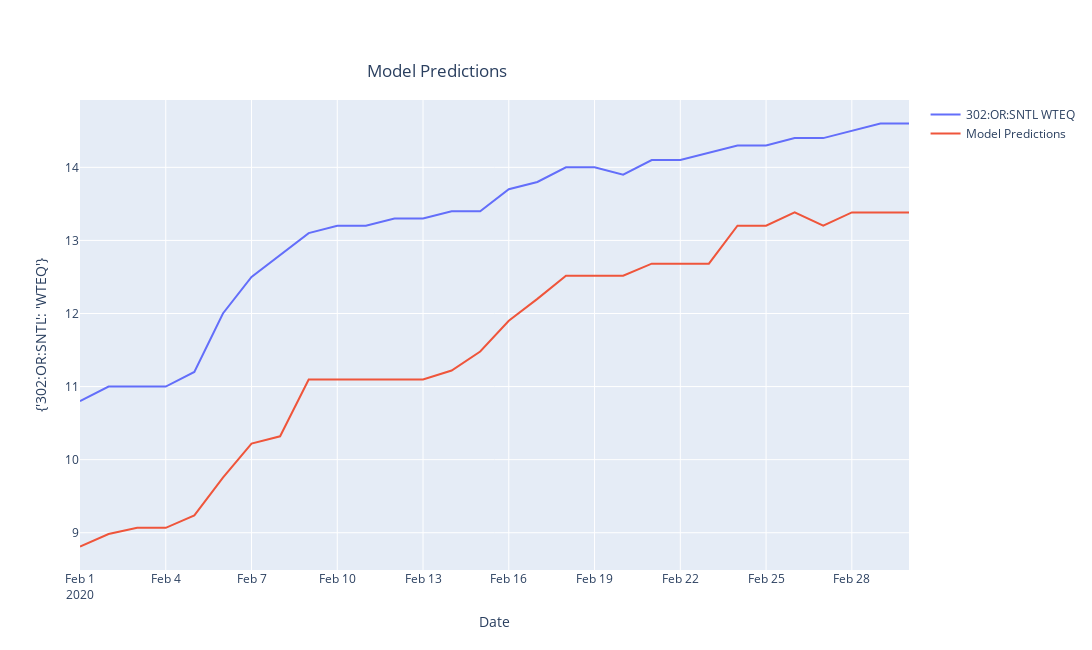

Notebook code for this chart:
### Code cell
apple.make_predictions('02/01/2020', '03/01/2020')
